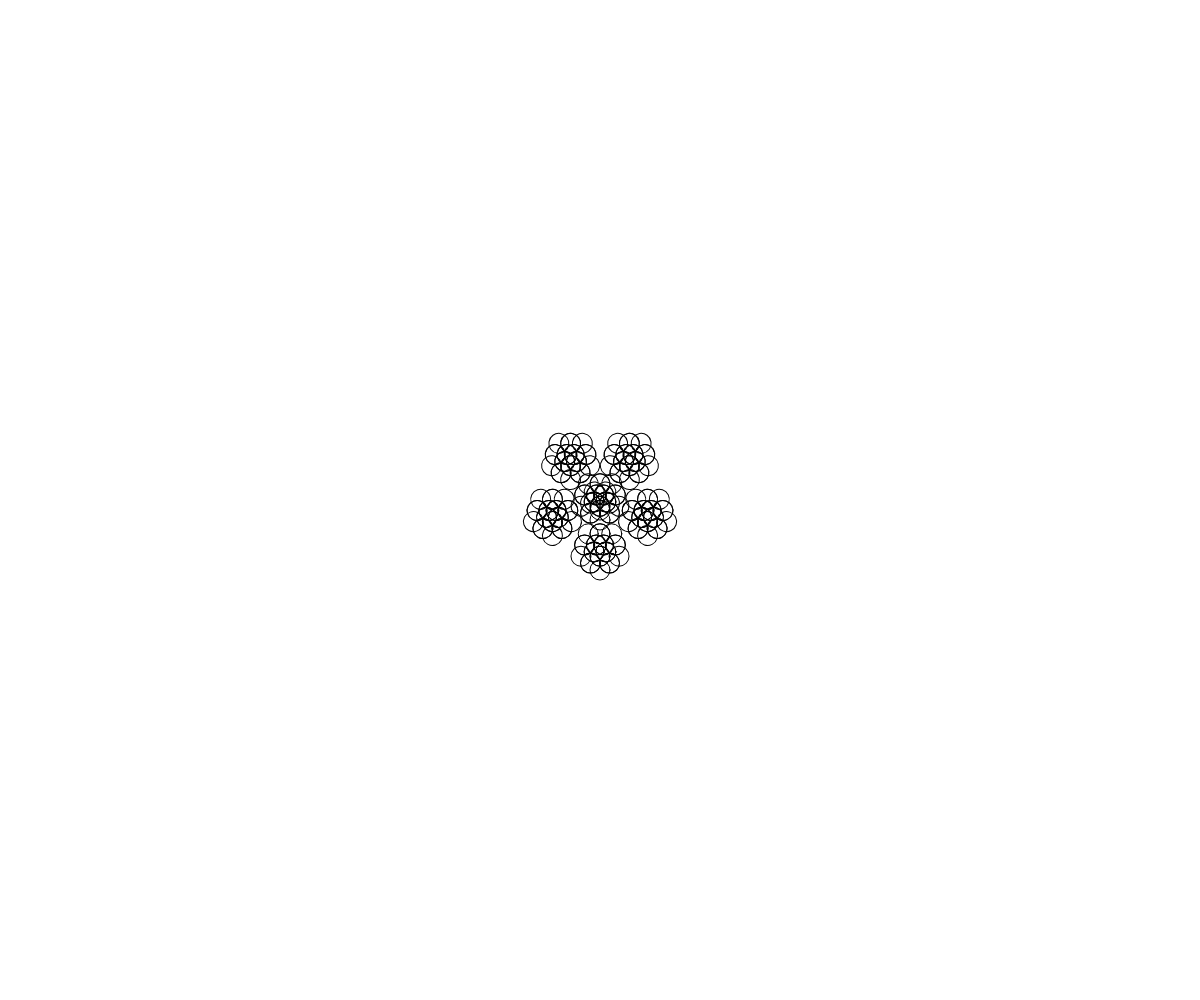
Frame 1 (no input)
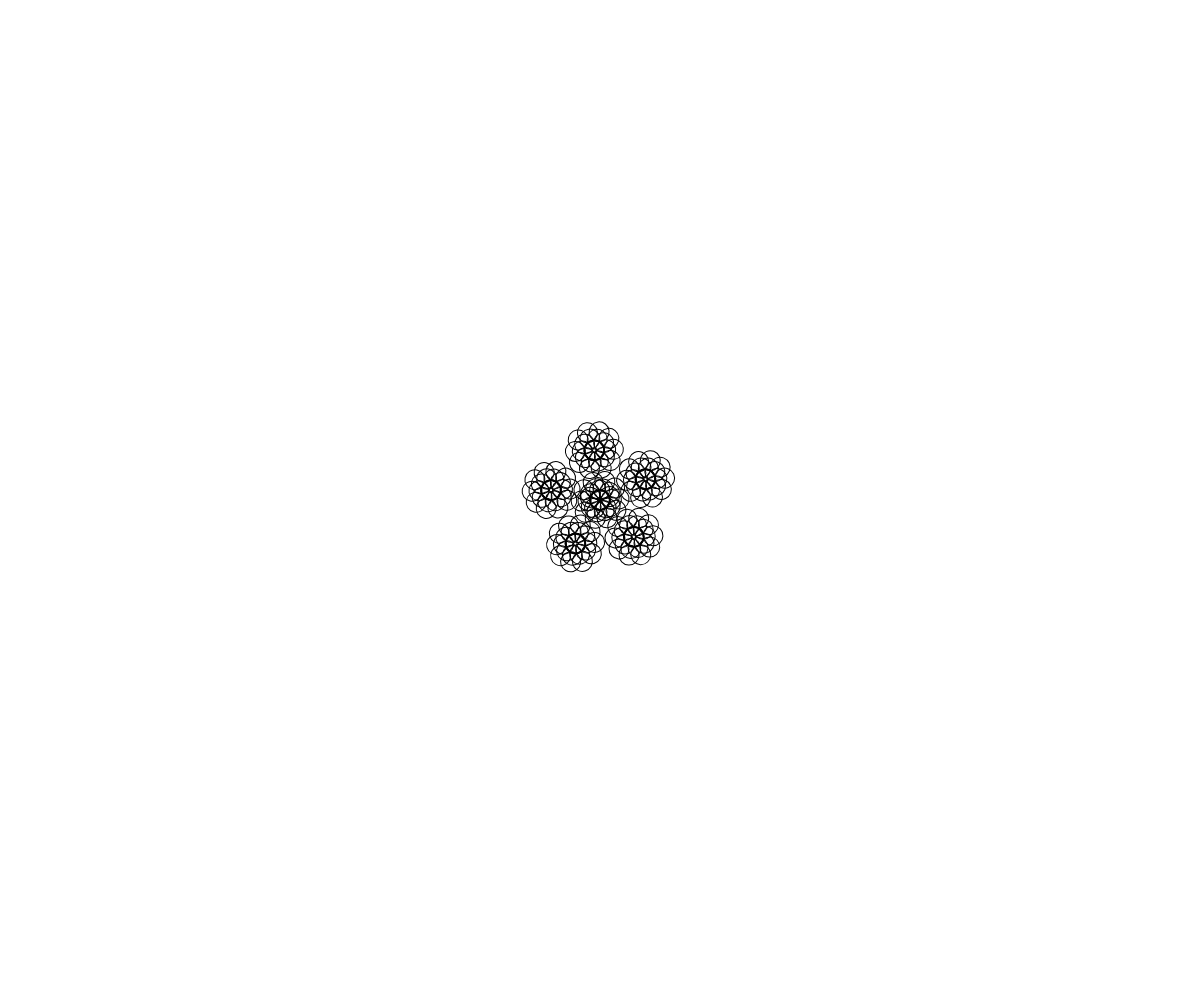
Frame 60 (no input)
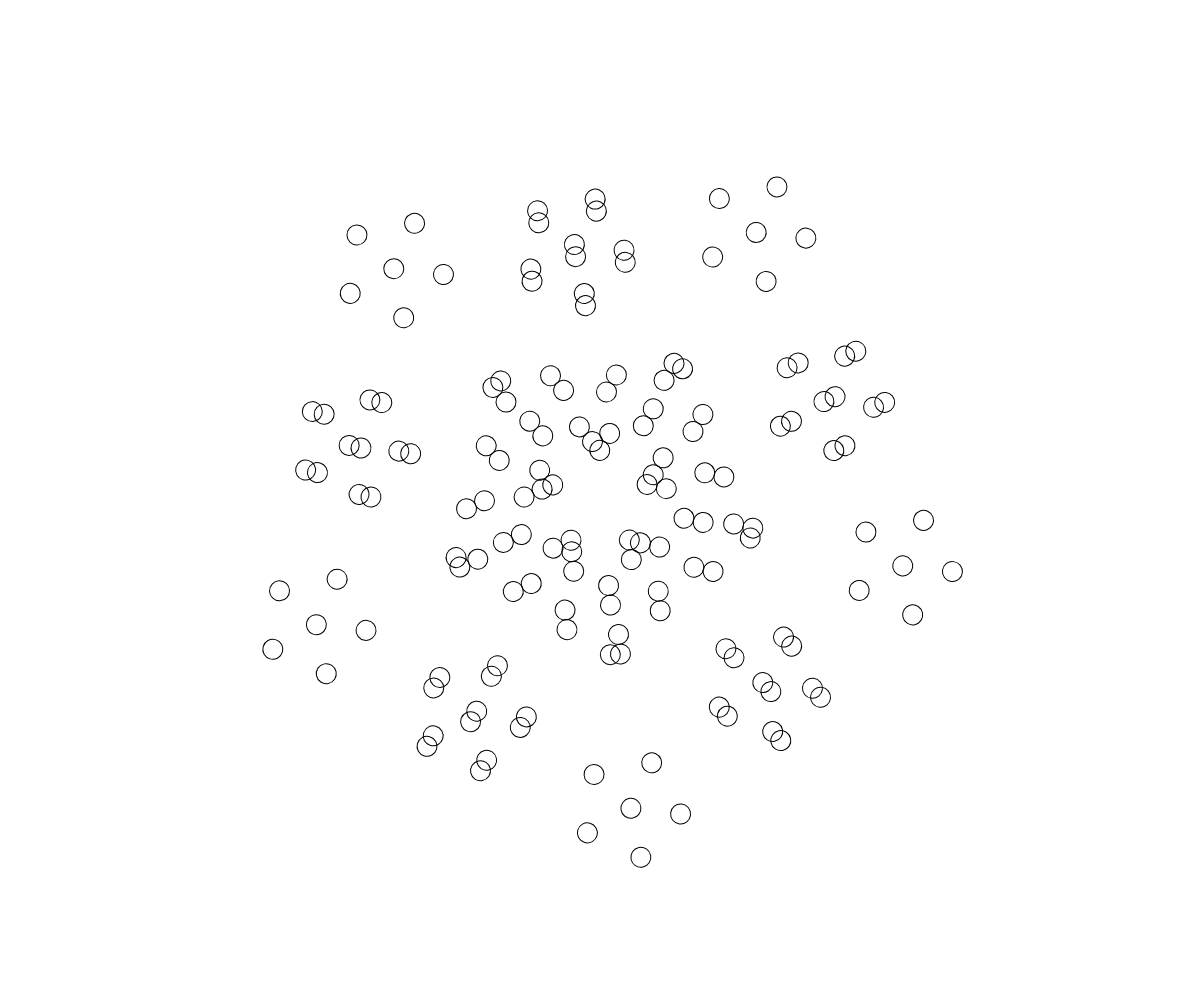
Frame 120 (the mouse pressed at the canvas centre since frame 60)

The p5.js sketch that drew these frames (run headless with seeded random() and noise() and a simulated clock; from frame 60 on, the mouse is pressed at the canvas centre):

// p5.js sketch
// ── sketch.js
var angle = 0.0;
var speed = 0.01;

function setup() {
  createCanvas(windowWidth, windowHeight);
  noFill();
  strokeWeight(1);
}

function draw() {
  var l0 = map(mouseX, 0, width, 10, 300);
  var l1 = map(mouseY, 0, height, 10, 300);


  background(255);

  push();

  translate(width / 2, height / 2);
  rotate(angle);

  for (var i = 0; i < 5; i++) {
    push();
    rotate(i * TWO_PI / 5);
    translate(0, l0);
    ellipse(0, 0, 20, 20);

    rotate(angle);
    for (var j = 0; j < 5; j++) {
      push();
      rotate(j * TWO_PI / 5);
      translate(0, l1);
      ellipse(0, 0, 20, 20);
      rotate(angle);
      for (var k = 0; k < 5; k++) {
        push();
        rotate(k * TWO_PI / 5);
        translate(0, 50);
        ellipse(0, 0, 20, 20);
        pop();
      }
      pop();
    }


    pop();
  }

  pop();

  angle += speed;

}
